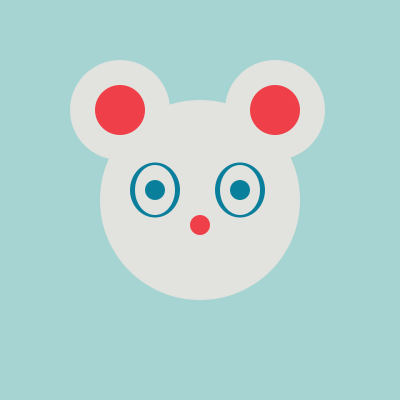
Frame 1 (no input)
Frame 60 (the mouse pressed at the canvas centre just before this capture): identical to frame 1, image omitted
Frame 120 (the mouse held since frame 60 and released just before this capture): identical to frame 1, image omitted

The Processing sketch that drew this single still picture (run headless with seeded random() and noise(); from frame 60 on, the mouse is pressed at the canvas centre):

// Processing sketch: processing_87196
// ── processing_87196.pde

//Jennifer Kang
//jmkang
//©jennifer kang

float wd, ht, x, y, xIncrement; 

color col;




void setup ( )
{
  x = 100;
  y = 100;
  wd = 200;
  ht = 200;
  col = color (random(255), random(255), random(255));
  
  size (400,400);
  smooth ( );
  background (166, 212, 210);
  fill (239,63,72);
  xIncrement = random (1,5);
  
  //face
  noStroke ( );
  fill (226, 226, 222);
  ellipse (x + (wd/2),y +(ht/2),wd,ht);

  //left ear
  noStroke( );
  fill( 226, 226, 222 );
  ellipse( 120, 110, 100, 100 );
  
  //right ear
  noStroke( );
  fill( 226, 226, 222 );
  ellipse( 275, 110, 100, 100 );
 
  //left ear - inside
  noStroke( );
  fill( 239, 63, 72 );
  ellipse( 120, 110, 50, 50 );

  //right ear - inside 
  noStroke( );
  fill( 239, 63, 72 );
  ellipse( 275, 110, 50, 50 );


  //left eye 
  noStroke( );
  fill( 10, 127, 156 );
  ellipse( 155, 190, 50, 55 );
  
  //left eye - inside 
  noStroke( );
  fill( 226, 226, 222 );
  ellipse( 155, 190, 40, 50 );
  
   //left eye - inside ball
  noStroke( );
  fill( 10, 127, 156 );
  ellipse( 155, 190, 20, 20 );
  
    //right eye 
  noStroke( );
  fill( 10, 127, 156 );
  ellipse( 240, 190, 50, 55 );
  
  //right  - inside 
  noStroke( );
  fill( 226, 226, 222 );
  ellipse( 240, 190, 40, 50 );
  
   //right - inside ball
  noStroke( );
  fill( 10, 127, 156 );
  ellipse( 240, 190, 20, 20 );
  
  //nose
  noStroke ( );
  fill (239,63,72);
  ellipse (200, 225, 20, 20);
  
}

void draw ( )
{

  x = x + xIncrement;
      

}

void Keypressed ( )
{
  background (random(255), random(255), random(255) );
  wd = random (10, 100);
  ht = random (10, 100);
  x = 0;
  
}


void keyPressed() {
    if (key == ' '); {
      fill (random (255), random (255), random (255));
      ellipse( 120, 110, 50, 50 );
      ellipse( 275, 110, 50, 50 );
    
    

    
    }
}

{
 // fill (random(255), random(255), random(255) );
 //xIncrement = random (1,5);

  
}

void mouseClicked() {
  fill (random (255), random (255), random (255));
   ellipse (200, 225, 20, 20);
}
